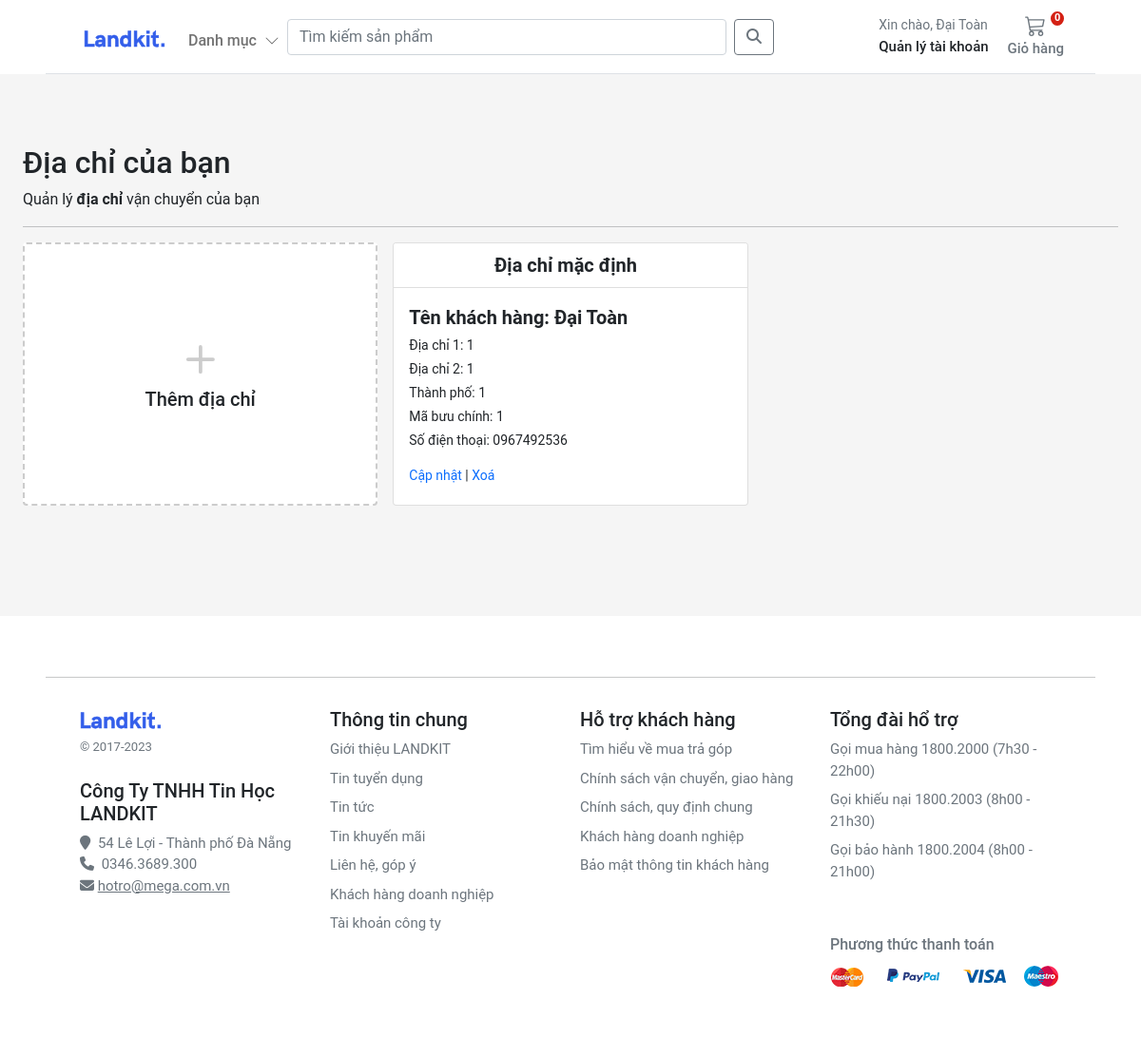
Page /account/addresses/ (signed in) on the committed database.
### account/models.py (models this page shows, shortened)
class Customer(AbstractBaseUser, PermissionsMixin):
    email = models.EmailField(_('email address'), unique=True)
    name = models.CharField(max_length=150)
    mobile = models.CharField(max_length=20, blank=True)
    is_active = models.BooleanField(default=False)
    is_staff = models.BooleanField(default=False)
    created = models.DateTimeField(auto_now_add=True)
    updated = models.DateTimeField(auto_now=True)
    objects = CustomAccountManager()
    USERNAME_FIELD = 'email'
    REQUIRED_FIELDS = ['name']
    class Meta:
        verbose_name = "Accounts"
        verbose_name_plural = "Accounts"

class Address(models.Model):
    id = models.UUIDField(primary_key=True, default=uuid.uuid4, editable=False)
    customer = models.ForeignKey(Customer, verbose_name=_("Customer"), on_delete=models.CASCADE)
    full_name = models.CharField(_("Full Name"), max_length=150)
    phone = models.CharField(_("Phone Number"), max_length=50)
    postcode = models.CharField(_("Postcode"), max_length=50)
    address_line = models.CharField(_("Address Line 1"), max_length=255)
    address_line2 = models.CharField(_("Address Line 2"), max_length=255)
    town_city = models.CharField(_("Town/City/State"), max_length=150)
    delivery_instructions = models.CharField(_("Delivery Instructions"), max_length=255)
    created_at = models.DateTimeField(_("Created at"), auto_now_add=True)
    updated_at = models.DateTimeField(_("Updated at"), auto_now=True)
    default = models.BooleanField(_("Default"), default=False)
    class Meta:
        verbose_name = "Address"
        verbose_name_plural = "Addresses"

### account/views.py (the view)
# urls.py: path("addresses/", views.view_address, name="addresses"),
@login_required
def view_address(request):
    addresses = Address.objects.filter(customer=request.user)
    return render(request, "account/dashboard/addresses.html", {"addresses": addresses})

### basket/basket.py (called while the page is built)
    def __len__(self):
        return sum(item["qty"] for item in self.basket.values())

### basket/context_processors.py (called while the page is built)
def basket(request):
    return {'basket': Basket(request)}

### store/context_processors.py (called while the page is built)
def categories(request):
    return {"categories": Category.objects.filter(level=0)}

### store/models.py (called while the page is built)
    def get_absolute_url(self):
        return reverse("store:category_list", args=[self.slug])

### templates/account/dashboard/addresses.html (shortened to what this page needs)
{% extends "../sub_base.html" %}
{% block sub_content %}
<h1 class="h2 mt-5">Địa chỉ của bạn</h1>
<div>Quản lý <b>địa chỉ</b> vận chuyển của bạn</div>
<hr />
<div class="container px-0">
  <div class="row row-cols-1 row-cols-sm-2 row-cols-md-3 g-3">
    <div class="col">
      <a href="{% url 'account:add_address' %}" class="text-reset text-decoration-none" role="button"
        style="max-width: 540px;">
        <div class="card mb-3 h-100" style="border: dashed 2px #ccc;">
          <div class="row g-0 h-100">
            <div class="col-12" style="min-height:100px">
              <div class="card-body text-center position-absolute top-50 start-50 translate-middle">
                <svg style="color:#ccc;" xmlns="http://www.w3.org/2000/svg" width="60" height="60" fill="currentColor"
                  class="bi bi-plus" viewBox="0 0 16 16">
                  <path
                    d="M8 4a.5.5 0 0 1 .5.5v3h3a.5.5 0 0 1 0 1h-3v3a.5.5 0 0 1-1 0v-3h-3a.5.5 0 0 1 0-1h3v-3A.5.5 0 0 1 8 4z" />
                </svg>
                <h1 class="h5">Thêm địa chỉ</h1>
              </div>
            </div>
          </div>
        </div>
      </a>
    </div>
    {% for address in addresses %}
    <div class="col">
      <div class="card pb-3">
        <div class="card-header bg-white small fw-bolder fs-5 text-center">
          {% if address.default %}
            Địa chỉ mặc định
          {% else %}
            Địa chỉ phụ
          {% endif %}
        </div>
        <div class="card-body small pb-1">
          <p class="card-text m-0 fw-bold fs-5">Tên khách hàng: {{address.full_name}}</p>
          <p class="card-text m-0 my-1">Địa chỉ 1: {{address.address_line}}</p>
          <p class="card-text m-0">Địa chỉ 2: {{address.address_line2}}</p>
          <p class="card-text m-0 my-1">Thành phố: {{address.town_city}}</p>
          <p class="card-text m-0">Mã bưu chính: {{address.postcode}}</p>
          <p class="card-text m-0 mt-1">Số điện thoại: {{address.phone}}</p>
          <div class="pt-3">
            <a href="{% url 'account:edit_address' address.id %}" class="text-decoration-none">Cập nhật</a>
            |
            <a href="{% url 'account:delete_address' address.id %}" class="text-decoration-none">Xoá</a>
          </div>
        </div>
      </div>
    </div>
    {% endfor %}
  </div>
</div>
{% endblock %}

### templates/base.html (shortened to what this page needs)
<!DOCTYPE html>
{% load static %}
<html xmlns:store="http://www.w3.org/1999/xhtml" xmlns:account="http://www.w3.org/1999/xhtml"
      xmlns:basket="http://www.w3.org/1999/xhtml">
<head>
    <link rel="stylesheet" href="https://cdnjs.cloudflare.com/ajax/libs/OwlCarousel2/2.3.4/assets/owl.carousel.min.css">
    <link rel="stylesheet"
          href="https://cdnjs.cloudflare.com/ajax/libs/OwlCarousel2/2.3.4/assets/owl.theme.default.min.css">
    <link rel="stylesheet" href="https://cdnjs.cloudflare.com/ajax/libs/fancybox/3.5.7/jquery.fancybox.min.css"/>
    <link href="https://cdn.jsdelivr.net/npm/bootstrap@5.0.0-beta1/dist/css/bootstrap.min.css" rel="stylesheet"
>
    <link rel="stylesheet" href="https://cdnjs.cloudflare.com/ajax/libs/font-awesome/4.7.0/css/font-awesome.min.css">
    <link rel="stylesheet" href="https://cdnjs.cloudflare.com/ajax/libs/font-awesome/6.4.0/css/all.min.css">
    <link rel="stylesheet" href="{% static 'css/base.css' %}">
    <link rel="stylesheet" href="{% block stylesheet %}{% endblock %}">
    <link rel="stylesheet" href="https://cdnjs.cloudflare.com/ajax/libs/OwlCarousel2/2.3.4/assets/owl.carousel.min.css">
    <link rel="stylesheet" href="https://cdnjs.cloudflare.com/ajax/libs/OwlCarousel2/2.3.4/assets/owl.theme.default.min.css">
</head>
<body>
<header class="fixed-top bg-white  px-5">
    <nav class="navbar navbar-expand-md navbar-light  border-bottom px-3">
        <div class="container-fluid px-md-4">
            <div class="d-flex w-100 navbar-collapse">
                <a class="navbar-brand d-flex-inline" href="/">
                    <img src="/media/images/brand.svg" class="navbar-brand-img" alt="...">
                </a>
                <ul class="navbar-nav me-auto mb-2 mb-md-0">
                    <li class="nav-item dropdown">
                        <a class="nav-link dropdown-toggle d-none d-md-block fw500 mt-2" href="#" id="navbarDropdown1"
                           role="button"
                           data-bs-toggle="dropdown" aria-expanded="false">
                            Danh mục
                            <i class="ps-1">
                                <svg xmlns="http://www.w3.org/2000/svg" width="16" height="16" fill="currentColor"
                                     class="bi bi-chevron-down" viewBox="0 0 16 16">
                                    <path fill-rule="evenodd"
                                          d="M1.646 4.646a.5.5 0 0 1 .708 0L8 10.293l5.646-5.647a.5.5 0 0 1 .708.708l-6 6a.5.5 0 0 1-.708 0l-6-6a.5.5 0 0 1 0-.708z"/>
                                </svg>
                            </i>
                        </a>
                    </li>
                </ul>
                <form class="d-flex col-6" style="margin-right:10%;" action="{% url 'store:search' %}">
                    <input class="form-control me-2" type="search" placeholder="Tìm kiếm sản phẩm" aria-label="Search"
                           name="q">
                    <button class="btn btn-outline-secondary" type="submit"><i class="fa-solid fa-magnifying-glass"></i>
                    </button>
                </form>
                <div>
                    <div class="collapse navbar-collapse" id="navbarSupportedContent2">
                        <ul class="navbar-nav me-auto mb-2 mb-lg-0">
                            <li class="nav-item dropdown">
                                <a class="nav-link dropdown-toggle text-reset" href="#" id="navbarDropdown"
                                   role="button"
                                   data-bs-toggle="dropdown" aria-expanded="false">
                                    <div class="small text-muted">Xin chào,
                                        {% if user.is_authenticated %}
                                        {{ request.user.name }}
                                        {% else %}
                                        Login
                                        {% endif %}
                                    </div>
                                    <span class="fs15 fw500">Quản lý tài khoản
                        </span>
                                </a>
                            </li>
                        </ul>
                    </div>
                </div>
                <a type="button" role="button" href="{% url 'basket:basket_summary' %}"
                   class="btn btn-outline-secondary border-0 basket-btn">
                    {% with quantity_basket=basket|length %}
                    <div id="basket-qty" class="basket-qty">
                        {% if quantity_basket > 0 %}
                        {{ quantity_basket }}
                        {% else %}
                        0
                        {% endif %}
                    </div>
                    {% endwith %}
                    <div>
                    </div>
                    <span class="fs15 fw500 text-nowrap">Giỏ hàng</span>
                </a>
            </div>
        </div>
    </nav>
</header>
<main class="pt-4 pb-3">
    {% block content %} {% endblock %}
</main>
<footer class="container-fluid bg-white py-5 footer px-5" style="margin-top: 100px">
    <hr>
    <div class="row pt-3 mx-4 fs15">
        <div class="col-12 col-md mb-3">
            <img src="/media/images/brand.svg" class="navbar-brand-img" alt="...">
            <small class="d-block mb-4 text-muted mt-2">&copy; 2017-2023</small>
            <h5>Công Ty TNHH Tin Học LANDKIT</h5>
            <i class="fa fa-map-marker text-grey" aria-hidden="true"> </i>
            <span class="text-grey bf-space">54 Lê Lợi - Thành phố Đà Nẵng</span>
            <br/>
            <i class="fa fa-phone text-grey " aria-hidden="true"> </i>
            <span class="text-grey bf-space">0346.3689.300</span>
            <i class="fa fa-envelope text-grey " aria-hidden="true"></i>
            <a class="text-grey" href="mailto:hotro@mega.com.vn">hotro@mega.com.vn</a>
        </div>
        <div class="col-12 col-md fs15">
            <h5>Thông tin chung</h5>
            <ul class="list-unstyled">
                <li><a class="link-secondary text-decoration-none" href="#">Giới thiệu LANDKIT</a></li>
                <li><a class="link-secondary text-decoration-none" href="#">Tin tuyển dụng</a></li>
                <li><a class="link-secondary text-decoration-none" href="#">Tin tức</a></li>
                <li><a class="link-secondary text-decoration-none" href="#">Tin khuyến mãi</a></li>
                <li><a class="link-secondary text-decoration-none" href="#">Liên hệ, góp ý</a></li>
                <li><a class="link-secondary text-decoration-none" href="#">Khách hàng doanh nghiệp</a></li>
                <li><a class="link-secondary text-decoration-none" href="#">Tài khoản công ty</a></li>
            </ul>
        </div>
        <div class="col-12 col-md fs15">
            <h5>Hỗ trợ khách hàng</h5>
            <ul class="list-unstyled">
                <li><a class="link-secondary text-decoration-none" href="#">Tìm hiểu về mua trả góp</a></li>
                <li><a class="link-secondary text-decoration-none" href="#">Chính sách vận chuyển, giao hàng</a></li>
                <li><a class="link-secondary text-decoration-none" href="#">Chính sách, quy định chung</a></li>
                <li><a class="link-secondary text-decoration-none" href="#">Khách hàng doanh nghiệp</a></li>
                <li><a class="link-secondary text-decoration-none" href="#">Bảo mật thông tin khách hàng</a></li>
            </ul>
        </div>
        <div class="col-12 col-md fs15">
            <h5>Tổng đài hổ trợ</h5>
            <ul class="list-unstyled">
                <li><a class="link-secondary text-decoration-none" href="#">Gọi mua hàng 1800.2000 (7h30 - 22h00)</a>
                </li>
                <li><a class="link-secondary text-decoration-none" href="#">Gọi khiếu nại 1800.2003 (8h00 - 21h30)</a>
                </li>
                <li><a class="link-secondary text-decoration-none" href="#">Gọi bảo hành 1800.2004 (8h00 - 21h00)</a>
                </li>
            </ul>
            <h3 class="company-info text-grey mt-5">Phương thức thanh toán</h3>
            <a class="icons icon-payment current" href=""></a>
        </div>
    </div>
</footer>
</body>
</html>

### static/css/base.css (style rules this page uses)
@media (min-width: 1000px) { .container { max-width: 1250px; padding: 0 50px; } }
@media (max-width: 1200px) { .container { max-width: 100%; padding:0 24px; } }
.dropdown-toggle::after { display: none; }
body { background: #f5f5f5 !important; }
html, body, p, div { letter-spacing: -0.02px; font-family: 'Roboto', sans-serif; }
.fs15 { font-size: 0.9375rem; }
.fw500 { font-weight: 500; }
.basket-qty { color: #fff; background: #d42114; border: 2px solid #fff; border-radius: 50%; text-align: center; font-size: 11px; height: 15px; width: 14px; position: absolute; box-sizing: content-box; font-weight: 600; display: flex; justify-content: center; align-items: center; top: 1px; right: 10px; }
.basket-btn { position: relative; }
.company-info { font-size: 16px; margin-top: 20px; }
.icons.icon-payment { width: 243px; height: 32px; background-position: -31px -58px; }
.icons { display: inline-block; background-image: url(../../media/images/sprite.png); background-repeat: no-repeat; vertical-align: middle; }
.bf-space { margin-left: 4px; }
.text-grey { color: #6c757d !important; }
.footer > div > div > ul > li { padding-bottom:8px; }

### rows in the picture
Customer: user.name "Đại Toàn"
Address: default "Địa chỉ mặc định", full_name "Đại Toàn", address_line "1", address_line2 "1", town_city "1", postcode "1", phone "0967492536"
